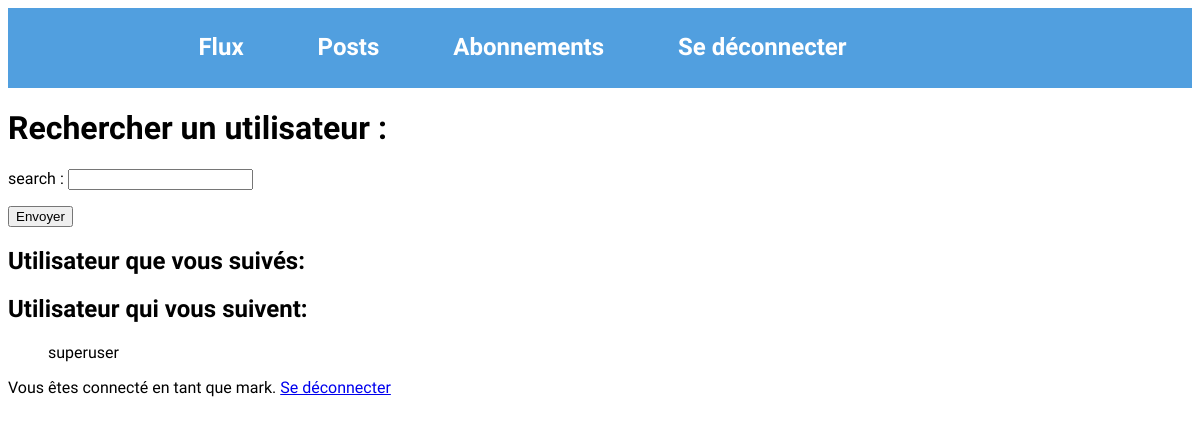
/user/social/ (signed in), run on an earlier commit of the app's database.
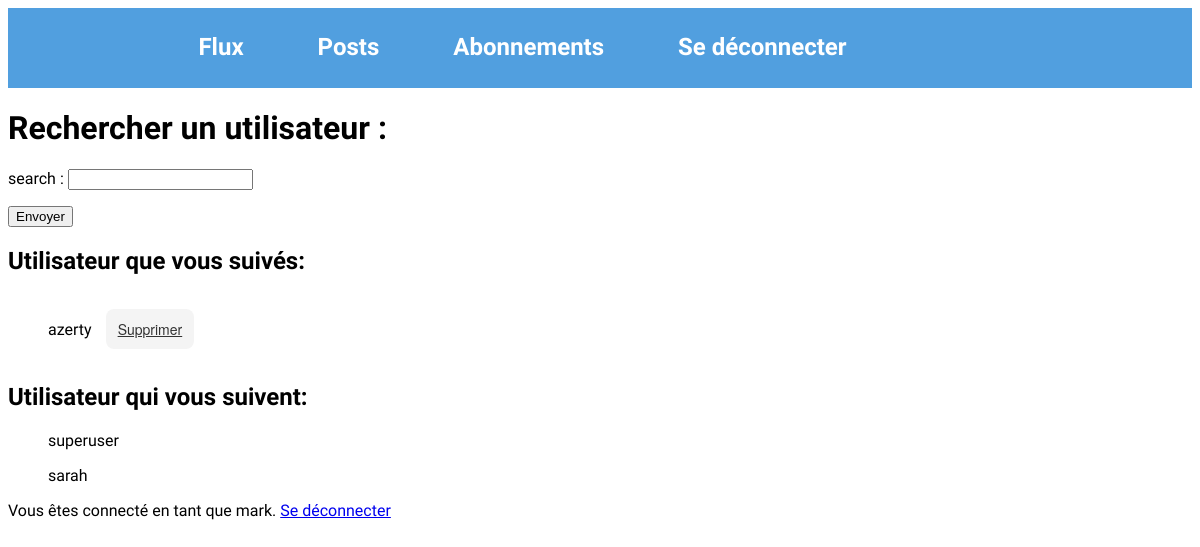
And on a later commit of the database.
### litreview_app/models.py (models this page shows)
class UserFollows(models.Model):
    user = models.ForeignKey(
        to=settings.AUTH_USER_MODEL, on_delete=models.CASCADE, related_name='following')
    followed_user = models.ForeignKey(
        to=settings.AUTH_USER_MODEL, on_delete=models.CASCADE, related_name='followed_by')
    class Meta:
        unique_together = ('user', 'followed_user', )

### authentication_app/models.py (models this page shows)
class User(AbstractUser):
    pass

### litreview_app/views.py (the view)
# urls.py: path('user/social/', litreview_app.views.sub, name='user_social'),
@login_required
def sub(request):
    if request.method == 'POST':
        form = SubForm(request.POST, request.FILES, user=request.user)
        if form.is_valid():
            UserFollows.objects.create(user=request.user, followed_user=form.cleaned_data['search'])
            return redirect('user_social')
    else:
        form = SubForm(user=request.user)
    followed_user = UserFollows.objects.filter(user=request.user)
    following_user = UserFollows.objects.filter(followed_user=request.user)
    return render(request,
                  'litreview_app/user_social.html',
                  {'form': form, 'followed_user': followed_user, 'following_user': following_user})

### authentication_app/forms.py (shortened to what this page needs)
class SubForm(forms.Form):
    search = forms.CharField(max_length=63, label='search')
    def __init__(self, *args, **kwargs):
        self.user = kwargs.pop('user')
        super().__init__(*args, **kwargs)

### litreview_app/templates/litreview_app/user_social.html (shortened to what this page needs)
{% extends 'authentication_app/base.html' %}
{% block content %}
<h1>Rechercher un utilisateur : </h1>
<form action="" method="post" novalidate enctype="multipart/form-data">
  {{ form.as_p }}
  <input type="submit" value="Envoyer">
</form>
<h2>Utilisateur que vous suivés:</h2>
<ul>
  {% for u in followed_user %}
  <p>{{ u.followed_user.username }}<a class="button" href="{{ u.id }}/delete">Supprimer</a></p>
  {% endfor %}
</ul>
<h2>Utilisateur qui vous suivent:</h2>
<ul>
  {% for u in following_user %}
  <p>{{ u.user.username }}</p>
  {% endfor %}
</ul>
{% endblock %}

### authentication_app/templates/authentication_app/base.html (shortened to what this page needs)
{% load static %}
<!DOCTYPE html>
<html>
    <head>
        <link rel="stylesheet" href="{% static 'authentication_app/style.css' %}"/>
    </head>
    <header>
      <div class="menu">
        <nav>
          <ul>
            <li><a href="http://127.0.0.1:8000/flux">Flux</a></li>
            <li><a href="http://127.0.0.1:8000/user">Posts</a></li>
            <li><a href="http://127.0.0.1:8000/user/social">Abonnements</a></li>
            <li><a href="{% url 'logout' %}">Se déconnecter</a></li>
          </ul>
        </nav>
      </div>
    </header>
    <body>
        {% block content %}{% endblock content %}
        {%  if user.is_authenticated %}
            <p>Vous êtes connecté en tant que {{ request.user }}. <a href="{% url 'logout' %}">Se déconnecter</a></p>
        {% endif %}
    </body>
</html>

### authentication_app/static/authentication_app/style.css (style rules this page uses)
head, body { font-family: 'Montserrat'; }
header { position: relative; width: 100%; height: 80px; background: rgb(81, 159, 223); z-index: 10; }
header::after { content: ''; display: table; clear: both; }
nav { margin: auto; padding-right: 19%; }
nav ul { margin: 0; padding: 0; list-style: none; text-align: center; }
nav li { display: inline-block; margin-left: 70px; padding-top: 25px; position: relative; padding-bottom: 25px; }
nav a { font-weight: bold; font-size: 1.5em; color: white; text-decoration: none; transition: 0.2s; }
nav a::before { content: ''; display: block; height: 5px; width: 100%; background-color: black; position: absolute; top: 0; width: 0%; transition: 0.2s; }
.button { background-color: rgba(51, 51, 51, 0.05); border-radius: 8px; border-width: 0; color: #333333; cursor: pointer; display: inline-block; font-family: "Haas Grot Text R Web", "Helvetica Neue", Helvetica, Arial, sans-serif; font-size: 14px; font-weight: 500; line-height: 20px; list-style: none; margin: 1em; padding: 10px 12px; text-align: center; transition: all 200ms; vertical-align: baseline; white-space: nowrap; user-select: none; -webkit-user-select: none; touch-action: manipulation; }

What changed in the data, as far as the page shows it:
added UserFollows: followed_user.username "azerty", shown under "Utilisateur que vous suivés:"
added UserFollows: user.username "sarah", shown under "Utilisateur qui vous suivent:"
